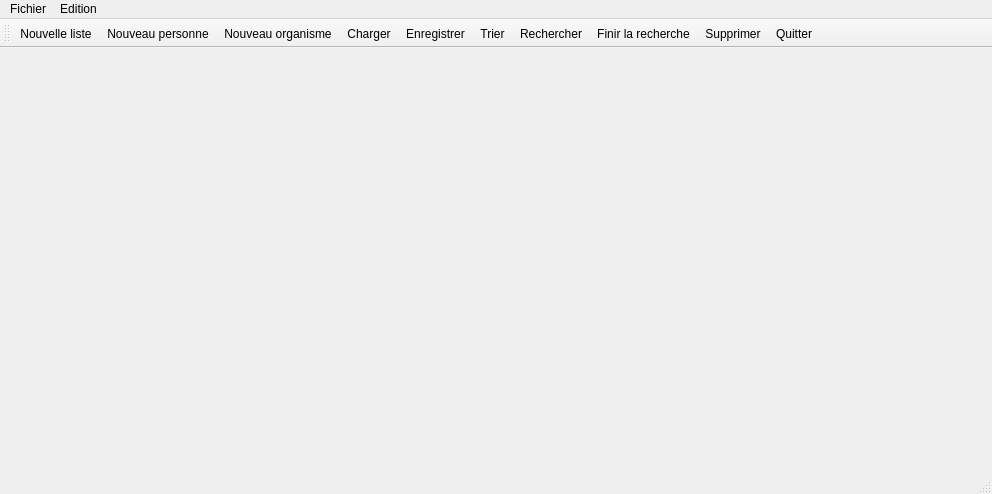
<?xml version="1.0" encoding="UTF-8"?>
<ui version="4.0">
 <class>MainWindow</class>
 <widget class="QMainWindow" name="MainWindow">
  <property name="geometry">
   <rect>
    <x>0</x>
    <y>0</y>
    <width>992</width>
    <height>494</height>
   </rect>
  </property>
  <property name="sizePolicy">
   <sizepolicy hsizetype="Preferred" vsizetype="Preferred">
    <horstretch>0</horstretch>
    <verstretch>0</verstretch>
   </sizepolicy>
  </property>
  <property name="windowTitle">
   <string>rcontact</string>
  </property>
  <property name="locale">
   <locale language="French" country="France"/>
  </property>
  <widget class="QWidget" name="centralWidget">
   <layout class="QHBoxLayout" name="horizontalLayout">
    <item>
     <widget class="ListeContacts" name="listeContacts" native="true"/>
    </item>
    <item>
     <widget class="EditerContact" name="editerContact" native="true"/>
    </item>
    <item>
     <widget class="AfficherContact" name="afficherContact" native="true">
      <property name="sizePolicy">
       <sizepolicy hsizetype="Preferred" vsizetype="Preferred">
        <horstretch>0</horstretch>
        <verstretch>0</verstretch>
       </sizepolicy>
      </property>
     </widget>
    </item>
   </layout>
  </widget>
  <widget class="QMenuBar" name="menuBar">
   <property name="geometry">
    <rect>
     <x>0</x>
     <y>0</y>
     <width>992</width>
     <height>21</height>
    </rect>
   </property>
   <widget class="QMenu" name="menuFichier">
    <property name="title">
     <string>Fichier</string>
    </property>
    <addaction name="actionNouvelle_liste"/>
    <addaction name="actionNouvelle_personne"/>
    <addaction name="actionNouveau_organisme"/>
    <addaction name="actionCharger"/>
    <addaction name="actionEnregistrer"/>
    <addaction name="actionTrier"/>
    <addaction name="actionQuitter"/>
   </widget>
   <widget class="QMenu" name="menuEdition">
    <property name="title">
     <string>Edition</string>
    </property>
    <addaction name="actionRechercher"/>
    <addaction name="actionFinir_la_recherche"/>
    <addaction name="actionSupprimer"/>
   </widget>
   <addaction name="menuFichier"/>
   <addaction name="menuEdition"/>
  </widget>
  <widget class="QToolBar" name="mainToolBar">
   <attribute name="toolBarArea">
    <enum>TopToolBarArea</enum>
   </attribute>
   <attribute name="toolBarBreak">
    <bool>false</bool>
   </attribute>
   <addaction name="actionNouvelle_liste"/>
   <addaction name="actionNouvelle_personne"/>
   <addaction name="actionNouveau_organisme"/>
   <addaction name="actionCharger"/>
   <addaction name="actionEnregistrer"/>
   <addaction name="actionTrier"/>
   <addaction name="actionRechercher"/>
   <addaction name="actionFinir_la_recherche"/>
   <addaction name="actionSupprimer"/>
   <addaction name="actionQuitter"/>
  </widget>
  <widget class="QStatusBar" name="statusBar"/>
  <action name="actionNouvelle_personne">
   <property name="text">
    <string>Nouveau personne</string>
   </property>
   <property name="shortcut">
    <string>Ctrl+T</string>
   </property>
  </action>
  <action name="actionCharger">
   <property name="text">
    <string>Charger</string>
   </property>
   <property name="shortcut">
    <string>Ctrl+O</string>
   </property>
  </action>
  <action name="actionEnregistrer">
   <property name="text">
    <string>Enregistrer</string>
   </property>
   <property name="shortcut">
    <string>Ctrl+S</string>
   </property>
  </action>
  <action name="actionRechercher">
   <property name="text">
    <string>Rechercher</string>
   </property>
   <property name="shortcut">
    <string>Ctrl+F</string>
   </property>
  </action>
  <action name="actionSupprimer">
   <property name="text">
    <string>Supprimer</string>
   </property>
   <property name="shortcut">
    <string>Del</string>
   </property>
  </action>
  <action name="actionQuitter">
   <property name="text">
    <string>Quitter</string>
   </property>
   <property name="shortcut">
    <string>Ctrl+Q</string>
   </property>
  </action>
  <action name="actionTrier">
   <property name="text">
    <string>Trier</string>
   </property>
   <property name="shortcut">
    <string>Ctrl+R</string>
   </property>
  </action>
  <action name="actionFinir_la_recherche">
   <property name="text">
    <string>Finir la recherche</string>
   </property>
   <property name="shortcut">
    <string>Backspace</string>
   </property>
  </action>
  <action name="actionNouveau_organisme">
   <property name="text">
    <string>Nouveau organisme</string>
   </property>
   <property name="shortcut">
    <string>Ctrl+Shift+T</string>
   </property>
  </action>
  <action name="actionNouvelle_liste">
   <property name="text">
    <string>Nouvelle liste</string>
   </property>
   <property name="shortcut">
    <string>Ctrl+N</string>
   </property>
  </action>
 </widget>
 <layoutdefault spacing="6" margin="11"/>
 <customwidgets>
  <customwidget>
   <class>EditerContact</class>
   <extends>QWidget</extends>
   <header>vue/editercontact.h</header>
   <container>1</container>
  </customwidget>
  <customwidget>
   <class>AfficherContact</class>
   <extends>QWidget</extends>
   <header>vue/affichercontact.h</header>
   <container>1</container>
  </customwidget>
  <customwidget>
   <class>ListeContacts</class>
   <extends>QWidget</extends>
   <header>vue/listecontacts.h</header>
   <container>1</container>
  </customwidget>
 </customwidgets>
 <resources/>
 <connections>
  <connection>
   <sender>actionQuitter</sender>
   <signal>triggered()</signal>
   <receiver>MainWindow</receiver>
   <slot>close()</slot>
   <hints>
    <hint type="sourcelabel">
     <x>-1</x>
     <y>-1</y>
    </hint>
    <hint type="destinationlabel">
     <x>325</x>
     <y>246</y>
    </hint>
   </hints>
  </connection>
 </connections>
</ui>
